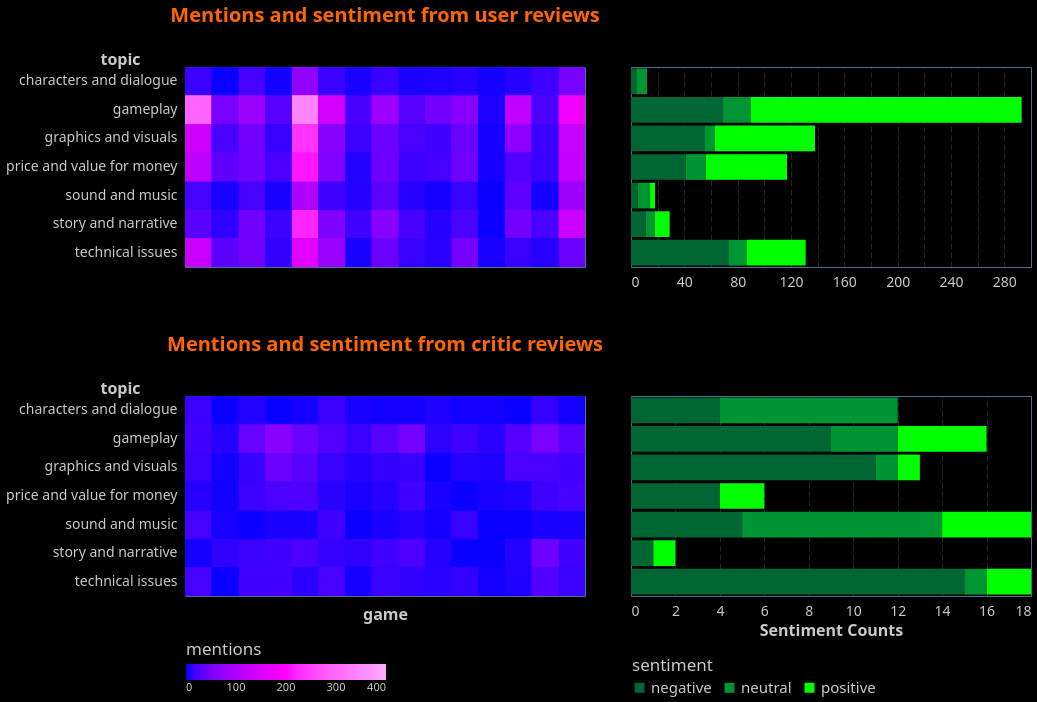

Vega-Lite specification stored for this chart:
### Vega-Lite specification from a JSON file in a GitHub repository (floating-point values rounded to 4 significant figures; data arrays with more than 128 entries replaced by an {"elided": "..."} marker saying what was removed)
{"config": {"view": {"continuousWidth": 400, "continuousHeight": 300, "stroke": "#4A7295", "strokeWidth": 1}, "background": "#000000", "mark": {"color": "#6495ED"}, "arc": {"fill": "#6495ED"}, "area": {"fill": "#6495ED", "line": true, "fillOpacity": 0.1}, "line": {"stroke": "#6495ED", "strokeWidth": 2}, "path": {"stroke": "#6495ED"}, "rect": {"fill": "#6495ED"}, "shape": {"stroke": "#6495ED"}, "symbol": {"fill": "#6495ED"}, "title": {"color": "#C7CCC9", "anchor": "start", "dy": -15, "fontSize": 16, "font": "IBM Plex Sans,system-ui,-apple-system,BlinkMacSystemFont,\".sfnstext-regular\",sans-serif", "fontWeight": 600}, "axisBand": {"grid": false}, "axis": {"labelColor": "#C7CCC9", "labelFontSize": 16, "labelFont": "IBM Plex Sans Condensed, system-ui, -apple-system, BlinkMacSystemFont, \".SFNSText-Regular\", sans-serif", "labelFontWeight": 400, "titleColor": "#C7CCC9", "titleFontWeight": 600, "titleFontSize": 16, "grid": true, "gridColor": "#4A7295", "labelAngle": 0, "domainColor": null, "tickColor": null, "labelPadding": 2, "tickSize": 6, "tickWidth": 0.5, "gridOpacity": 1, "gridZ": 1}, "axisX": {"gridDash": [6, 3], "gridWidth": 0.35, "gridColor": "#4A7295", "labelAngle": 0}, "axisY": {"gridDash": [6, 3], "gridWidth": 0.35, "gridColor": "#4A7295"}, "layer": {"grid": 1, "mark": 0}, "legend": {"labelFontSize": 11, "padding": 1, "symbolType": "square", "labelColor": "#C7CCC9", "titleColor": "#C7CCC9"}, "style": {"guide-label": {"font": "IBM Plex Sans,system-ui,-apple-system,BlinkMacSystemFont,\".sfnstext-regular\",sans-serif", "fill": "#C7CCC9", "fontWeight": 400}, "guide-title": {"font": "IBM Plex Sans,system-ui,-apple-system,BlinkMacSystemFont,\".sfnstext-regular\",sans-serif", "fill": "#C7CCC9", "fontWeight": 400}}, "range": {"category": ["#0000FF", "#FF6600FF", "#44E602", "#FF00FF", "#FFFF00", "#9900CC", "#33CCFF", "#f77976ff", "#CC66FF"]}}, "hconcat": [{"vconcat": [{"data": {"name": "data-4d4593eaf2163ae2c149bec90ddf0389"}, "mark": {"type": "rect"}, "encoding": {"color": {"field": "topic_total", "legend": {"orient": "bottom", "direction": "horizontal", "titleFontSize": 17}, "scale": {"range": ["#0000FF", "#FF00FF", "#FFFFFF"], "domain": [0, 400]}, "title": "mentions", "type": "quantitative"}, "tooltip": {"field": "name", "type": "nominal"}, "x": {"axis": {"labels": false, "titleFontSize": 16}, "field": "name", "title": "", "type": "nominal"}, "y": {"axis": {"titleAngle": 0, "titleX": -65, "titleY": 0, "labelFontSize": 14, "titleFontSize": 16}, "field": "topic", "title": "topic", "type": "nominal"}}, "height": 200, "name": "view_5", "title": {"text": "Mentions and sentiment from user reviews", "anchor": "middle", "color": "#FF6600FF", "fontSize": 20, "offset": 10}, "transform": [{"filter": {"param": "param_7"}}, {"filter": {"equal": "user", "field": "reviewer_type"}}, {"joinaggregate": [{"op": "sum", "field": "counts", "as": "topic_total"}], "groupby": ["name", "topic"]}], "width": 400}, {"data": {"name": "data-4d4593eaf2163ae2c149bec90ddf0389"}, "mark": {"type": "rect"}, "encoding": {"color": {"field": "topic_total", "legend": {"orient": "bottom", "direction": "horizontal", "titleFontSize": 17}, "scale": {"range": ["#0000FF", "#FF00FF", "#FFFFFF"], "domain": [0, 400]}, "title": "mentions", "type": "quantitative"}, "tooltip": {"field": "name", "type": "nominal"}, "x": {"axis": {"labels": false, "titleFontSize": 16}, "field": "name", "title": "game", "type": "nominal"}, "y": {"axis": {"titleAngle": 0, "titleX": -65, "titleY": 0, "labelFontSize": 14, "titleFontSize": 16}, "field": "topic", "title": "topic", "type": "nominal"}}, "height": 200, "name": "view_6", "title": {"text": "Mentions and sentiment from critic reviews", "anchor": "middle", "color": "#FF6600FF", "fontSize": 20, "offset": 10}, "transform": [{"filter": {"param": "param_7"}}, {"filter": {"equal": "critic", "field": "reviewer_type"}}, {"joinaggregate": [{"op": "sum", "field": "counts", "as": "topic_total"}], "groupby": ["name", "topic"]}], "width": 400}], "resolve": {"legend": {"color": "shared"}}, "spacing": 60}, {"vconcat": [{"data": {"name": "data-4d4593eaf2163ae2c149bec90ddf0389"}, "mark": {"type": "bar"}, "encoding": {"color": {"field": "sentiment", "legend": {"orient": "bottom", "direction": "horizontal", "labelFontSize": 15, "titleFontSize": 17}, "scale": {"range": ["#006633", "#009533", "#00FF00"]}, "type": "nominal"}, "x": {"axis": {"labelFontSize": 14, "titleFontSize": 16}, "field": "counts", "title": "", "type": "quantitative"}, "y": {"axis": {"labels": false}, "field": "topic", "title": "", "type": "nominal"}}, "height": 200, "name": "view_7", "transform": [{"filter": {"param": "param_7"}}, {"filter": {"equal": "user", "field": "reviewer_type"}}, {"joinaggregate": [], "groupby": ["name", "topic"]}, {"filter": {"param": "param_8"}}]}, {"data": {"name": "data-4d4593eaf2163ae2c149bec90ddf0389"}, "mark": {"type": "bar"}, "encoding": {"color": {"field": "sentiment", "legend": {"orient": "bottom", "direction": "horizontal", "labelFontSize": 15, "titleFontSize": 17}, "scale": {"range": ["#006633", "#009533", "#00FF00"]}, "type": "nominal"}, "x": {"axis": {"labelFontSize": 14, "titleFontSize": 16}, "field": "counts", "title": "Sentiment Counts", "type": "quantitative"}, "y": {"axis": {"labels": false}, "field": "topic", "title": "", "type": "nominal"}}, "height": 200, "name": "view_8", "transform": [{"filter": {"param": "param_7"}}, {"filter": {"equal": "critic", "field": "reviewer_type"}}, {"joinaggregate": [], "groupby": ["name", "topic"]}, {"filter": {"param": "param_8"}}]}], "resolve": {"scale": {"color": "shared"}}, "spacing": 105}], "params": [{"name": "param_8", "select": {"type": "point", "fields": ["name"]}, "value": [{"name": "7 Days to Die"}], "views": ["view_5", "view_6"]}, {"name": "param_7", "select": {"type": "point", "fields": ["games_subset_label"]}, "bind": {"input": "select", "options": ["Top 15 User Score > Critic Score", "Top 15 Critic Score > User Score"], "name": "games subset"}, "value": [{"games_subset_label": "Top 15 User Score > Critic Score"}], "views": ["view_5", "view_6", "view_7", "view_8"]}], "transform": [{"filter": {"param": "param_7"}}], "$schema": "https://vega.github.io/schema/vega-lite/v5.20.1.json", "datasets": {"data-4d4593eaf2163ae2c149bec90ddf0389": {"elided": "1260 records"}}}
